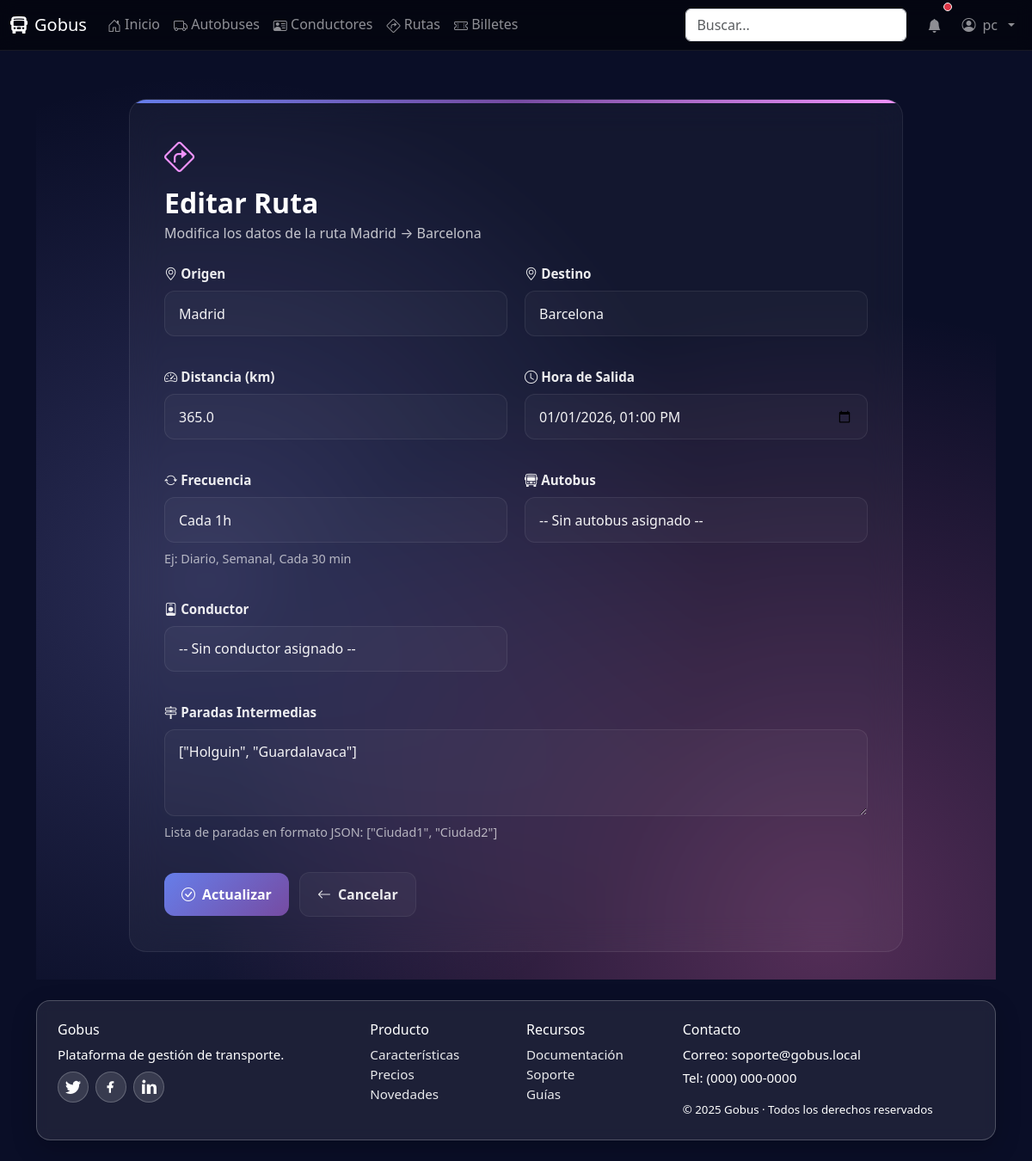
Page /rutas/1/editar/ (signed in) on the earlier database version.
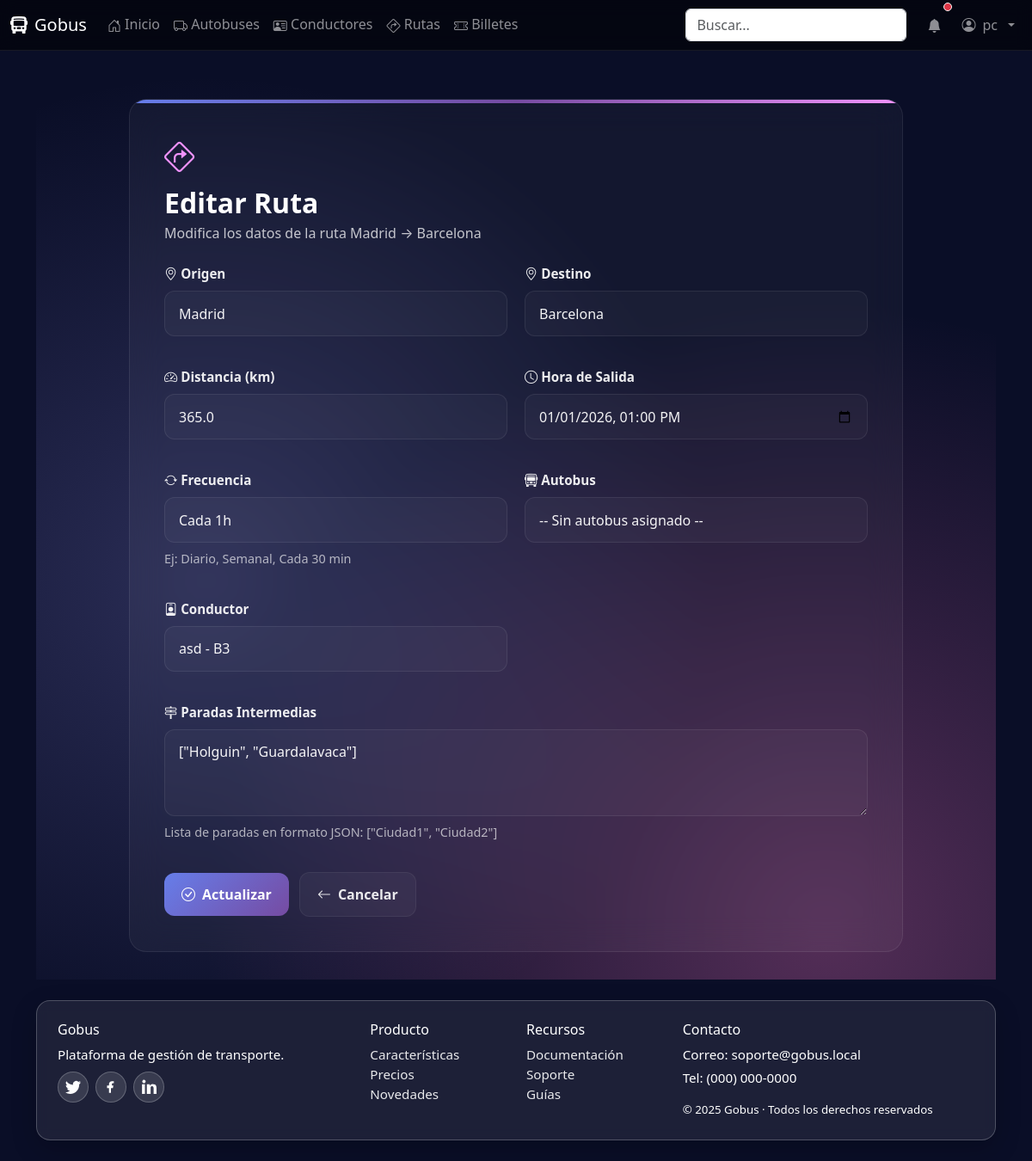
Same page on the later database version.
### core/models.py (models this page shows, shortened)
class Ruta(models.Model):
    origen = models.CharField(max_length=120)
    destino = models.CharField(max_length=120)
    paradas = models.JSONField(blank=True, default=list, help_text="Lista de paradas intermedias")
    distancia = models.FloatField(help_text="Distancia en km")
    autobus = models.ForeignKey(Autobus, on_delete=models.SET_NULL, null=True, blank=True, related_name="rutas")
    conductor = models.ForeignKey(Conductor, on_delete=models.SET_NULL, null=True, blank=True, related_name="rutas")
    hora_salida = models.DateTimeField()
    frecuencia = models.CharField(max_length=50, help_text="Ej: Diario, Semanal, Cada 30 min")

### core/views.py (the view)
# urls.py: path('rutas/<int:pk>/editar/', views.ruta_edit, name='ruta_edit'),
@login_required
def ruta_edit(request, pk):
    ruta = get_object_or_404(Ruta, pk=pk)
    if request.method == 'POST':
        form = RutaForm(request.POST, instance=ruta)
        if form.is_valid():
            ruta = form.save()
            messages.success(request, f'Ruta {ruta.origen} → {ruta.destino} actualizada exitosamente.')
            return redirect('ruta_list')
    else:
        form = RutaForm(instance=ruta)
    context = {
        'form': form,
        'ruta': ruta,
        'title': 'Editar Ruta',
        'action': 'Actualizar'
    }
    return render(request, 'core/ruta/ruta_form.html', context)

### core/models.py (called while the page is built)
    def __str__(self) -> str:
        return f"{self.matricula} ({self.modelo})"

    def __str__(self) -> str:
        return f"{self.nombre} - {self.licencia}"

### core/templates/core/ruta/ruta_form.html (shortened to what this page needs)
{% extends 'base.html' %}
{% load static %}
{% block head_extra %}
<link href="{% static 'core/css/home-modern.css' %}" rel="stylesheet">
<link href="{% static 'core/css/crud.css' %}" rel="stylesheet">
{% endblock %}
{% block content %}
<div class="form-container">
  <div class="form-card">
    <div class="form-icon">
      <i class="bi bi-sign-turn-right"></i>
    </div>
    <div class="form-header">
      <h1 class="form-title">{{ title }}</h1>
      <p class="form-subtitle">
        {% if ruta %}
          Modifica los datos de la ruta {{ ruta.origen }} → {{ ruta.destino }}
        {% else %}
          Ingresa los datos para registrar una nueva ruta
        {% endif %}
      </p>
    </div>
    <form method="post">
      <div class="form-grid">
        <div class="form-group">
          <label for="{{ form.origen.id_for_label }}" class="form-label">
            <i class="bi bi-geo-alt"></i> Origen
          </label>
          {{ form.origen }}
        </div>
        <div class="form-group">
          <label for="{{ form.destino.id_for_label }}" class="form-label">
            <i class="bi bi-geo-alt"></i> Destino
          </label>
          {{ form.destino }}
        </div>
        <div class="form-group">
          <label for="{{ form.distancia.id_for_label }}" class="form-label">
            <i class="bi bi-speedometer2"></i> Distancia (km)
          </label>
          {{ form.distancia }}
        </div>
        <div class="form-group">
          <label for="{{ form.hora_salida.id_for_label }}" class="form-label">
            <i class="bi bi-clock"></i> Hora de Salida
          </label>
          {{ form.hora_salida }}
        </div>
        <div class="form-group">
          <label for="{{ form.frecuencia.id_for_label }}" class="form-label">
            <i class="bi bi-arrow-repeat"></i> Frecuencia
          </label>
          {{ form.frecuencia }}
          <div class="help-text">Ej: Diario, Semanal, Cada 30 min</div>
        </div>
        <div class="form-group">
          <label for="{{ form.autobus.id_for_label }}" class="form-label">
            <i class="bi bi-bus-front"></i> Autobus
          </label>
          {{ form.autobus }}
        </div>
        <div class="form-group">
          <label for="{{ form.conductor.id_for_label }}" class="form-label">
            <i class="bi bi-person-badge"></i> Conductor
          </label>
          {{ form.conductor }}
        </div>
        <div class="form-group full-width">
          <label for="{{ form.paradas.id_for_label }}" class="form-label">
            <i class="bi bi-signpost-2"></i> Paradas Intermedias
          </label>
          {{ form.paradas }}
          <div class="help-text">Lista de paradas en formato JSON: ["Ciudad1", "Ciudad2"]</div>
        </div>
      </div>
      <div class="form-actions">
        <button type="submit" class="btn-submit">
          <i class="bi bi-check-circle"></i>
          {{ action }}
        </button>
        <a href="{% url 'ruta_list' %}" class="btn-cancel">
          <i class="bi bi-arrow-left"></i>
          Cancelar
        </a>
      </div>
    </form>
  </div>
</div>
{% endblock %}

Differences in the rows shown:
changed Ruta "Madrid": conductor "-- Sin conductor asignado --" → "asd - B3"
